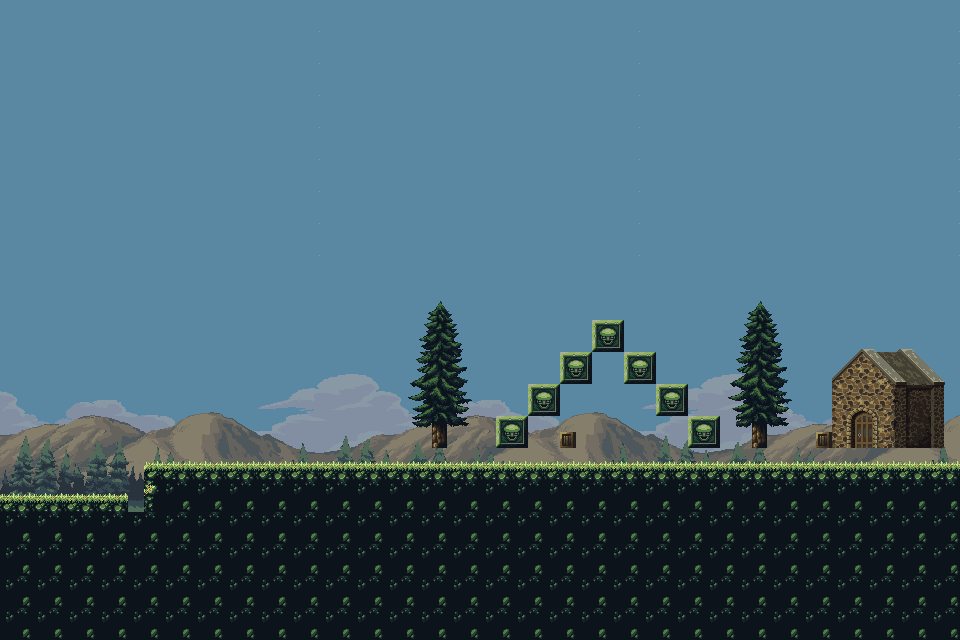

A 2D game scene composited from a Tiled map and its tileset images. What follows is a short description and the map's XML, with each tile layer's data collapsed to a summary:
An orthogonal 30x20 tile map with 32x32 px tiles, 3 tile layers (background, background_forest, basemap), 4 tilesets and 6 objects.

<map version="1.9" tiledversion="1.9.2" orientation="orthogonal" renderorder="right-down" width="30" height="20" tilewidth="32" tileheight="32" infinite="0" nextlayerid="20" nextobjectid="84">
 <tileset firstgid="1" source="tilesheet.tsx" />
 <tileset firstgid="33" source="fondo1.tsx" />
 <tileset firstgid="105" source="fondo2.tsx" />
 <tileset firstgid="177" source="props.tsx" />
 <layer id="9" name="background" width="30" height="20" locked="1">
  <data>[600 cells, 600 non-empty, 72 distinct tile ids]</data>
 </layer>
 <layer id="11" name="background_forest" width="30" height="20" locked="1">
  <data>[600 cells, 150 non-empty, 40 distinct tile ids]</data>
 </layer>
 <layer id="1" name="basemap" width="30" height="20">
  <data>[600 cells, 237 non-empty, 38 distinct tile ids]</data>
 </layer>
 <objectgroup id="17" name="playerLocation" locked="1">
  <object id="60" x="56" y="420.667">
   <point />
  </object>
 </objectgroup>
 <objectgroup id="12" name="gameObjects" />
 <objectgroup id="19" name="basebox">
  <object id="77" x="0" y="497" visible="0">
   <polyline points="0,0 145,0 146,-32 960,-33" />
  </object>
  <object id="78" x="0" y="0" width="962" height="641" />
  <object id="80" x="2" y="495" width="140" height="143" />
  <object id="82" x="144" y="462.667" width="816" height="176" />
  <object id="83" x="1184" y="530.667" width="4" height="13.3333" />
 </objectgroup>
</map>
